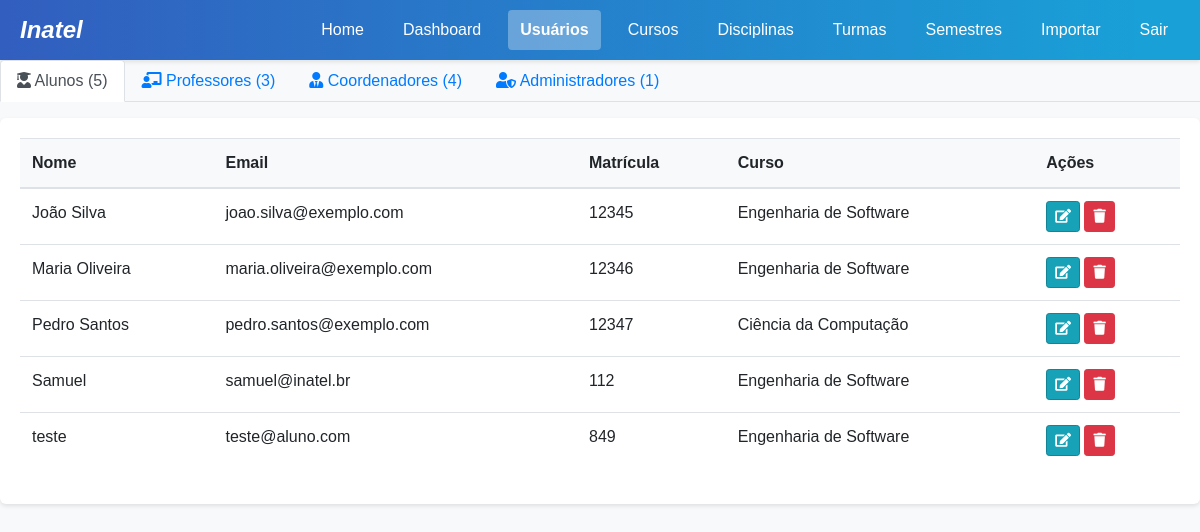
Page /custom-admin/users/ (signed in) on the earlier database version.
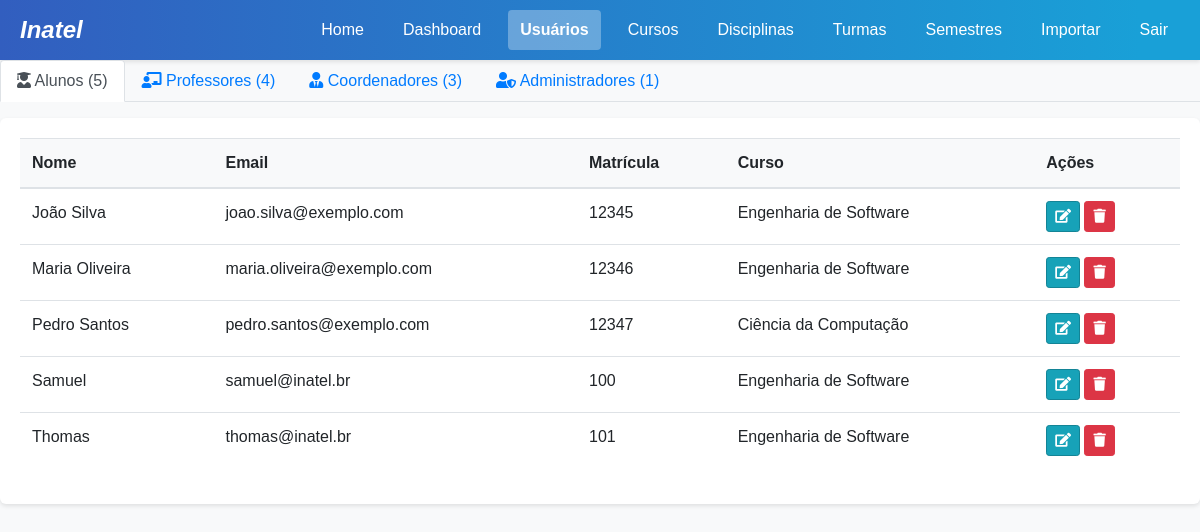
Same page on the later database version.
### project/models.py (models this page shows, shortened)
class Aluno(models.Model):
    idAluno = models.AutoField(primary_key=True)
    nomeAluno = models.CharField(max_length=100)
    emailAluno = models.EmailField(unique=True)
    senhaAluno = models.CharField(max_length=100)
    matricula = models.CharField(max_length=20, unique=True)
    curso = models.ForeignKey(Curso, on_delete=models.CASCADE, related_name='alunos')
    reset_token = models.CharField(max_length=100, null=True, blank=True)

class Curso(models.Model):
    id = models.AutoField(primary_key=True)
    nome = models.CharField(max_length=100)

### project/views.py (the view)
    def wrapper(request, *args, **kwargs):
        if "user_type" not in request.session or "user_id" not in request.session:
            messages.error(
                request, "Você precisa estar logado para acessar esta página."
            )
            return redirect("login")
        user_type = request.session["user_type"]
        user_id = request.session["user_id"]
        try:
            if user_type == "aluno":
                Aluno.objects.get(idAluno=user_id)
            elif user_type == "professor":
                Professor.objects.get(idProfessor=user_id)
            elif user_type == "coordenador":
                Coordenador.objects.get(id=user_id)
            elif user_type == "admin":
                from .models import Admin
                Admin.objects.get(id=user_id)
            else:
                messages.error(request, "Tipo de usuário não reconhecido.")
                request.session.flush()
                return redirect("login")
        except Exception:
            messages.error(
                request,
                "Sua sessão expirou ou é inválida. Por favor, faça login novamente.",
            )
            request.session.flush()
            return redirect("login")
        return view_func(request, *args, **kwargs)

### project/context_processors.py (called while the page is built)
def user_data(request):
    context = {
        'user_type': request.session.get('user_type'),
        'user_id': request.session.get('user_id'),
        'username': request.session.get('username'),
    }
    if 'user_type' in request.session:
        notificacoes = obter_notificacoes_usuario(request)
        context['notificacoes_nao_lidas'] = notificacoes.filter(lida=False)
        context['notificacoes_count'] = context['notificacoes_nao_lidas'].count()
    return context

### project/utils.py (called while the page is built)
def obter_notificacoes_usuario(request):
    from .models import Notificacao, Aluno, Professor, Coordenador, Admin
    user_type = request.session.get('user_type')
    user_id = request.session.get('user_id')
    if not user_type or not user_id:
        return Notificacao.objects.none()
    if user_type == 'aluno':
        return Notificacao.objects.filter(aluno_id=user_id)
    elif user_type == 'professor':
        return Notificacao.objects.filter(professor_id=user_id)
    elif user_type == 'coordenador':
        return Notificacao.objects.filter(coordenador_id=user_id)
    elif user_type == 'admin':
        return Notificacao.objects.filter(admin_id=user_id)
    return Notificacao.objects.none()

### project/templates/admin/users.html (shortened to what this page needs)
<!DOCTYPE html>
<html lang="pt-br">
<head>
    {% load static %}
    <link rel="stylesheet" href="https://stackpath.bootstrapcdn.com/bootstrap/4.5.2/css/bootstrap.min.css">
    <link rel="stylesheet" href="{% static 'css/main.css' %}">
    <link rel="stylesheet" href="https://cdnjs.cloudflare.com/ajax/libs/font-awesome/5.15.3/css/all.min.css">
</head>
<body>
    {% include '_header.html' %}
        <ul class="nav nav-tabs" id="usersTabs" role="tablist">
            <li class="nav-item">
                <a class="nav-link active" id="alunos-tab" data-toggle="tab" href="#alunos" role="tab">
                    <i class="fas fa-user-graduate"></i> Alunos ({{ alunos.count }})
                </a>
            </li>
            <li class="nav-item">
                <a class="nav-link" id="professores-tab" data-toggle="tab" href="#professores" role="tab">
                    <i class="fas fa-chalkboard-teacher"></i> Professores ({{ professores.count }})
                </a>
            </li>
            <li class="nav-item">
                <a class="nav-link" id="coordenadores-tab" data-toggle="tab" href="#coordenadores" role="tab">
                    <i class="fas fa-user-tie"></i> Coordenadores ({{ coordenadores.count }})
                </a>
            </li>
            <li class="nav-item">
                <a class="nav-link" id="admins-tab" data-toggle="tab" href="#admins" role="tab">
                    <i class="fas fa-user-shield"></i> Administradores ({{ admins.count }})
                </a>
            </li>
        </ul>
        <div class="tab-content" id="usersTabContent">
            <div class="tab-pane fade show active" id="alunos" role="tabpanel">
                <div class="card mt-3">
                    <div class="card-body">
                        <div class="table-responsive">
                            <table class="table table-hover">
                                <thead>
                                    <tr>
                                        <th>Nome</th>
                                        <th>Email</th>
                                        <th>Matrícula</th>
                                        <th>Curso</th>
                                        <th>Ações</th>
                                    </tr>
                                </thead>
                                <tbody>
                                    {% for aluno in alunos %}
                                        <tr>
                                            <td>{{ aluno.nomeAluno }}</td>
                                            <td>{{ aluno.emailAluno }}</td>
                                            <td>{{ aluno.matricula }}</td>
                                            <td>{{ aluno.curso.nome }}</td>
                                            <td>
                                                <a href="{% url 'admin_edit_user' 'aluno' aluno.idAluno %}" class="btn btn-sm btn-info">
                                                    <i class="fas fa-edit"></i>
                                                </a>
                                                <button type="button" class="btn btn-sm btn-danger" data-toggle="modal" data-target="#deleteModal"
                                                        data-user-id="{{ aluno.idAluno }}" data-user-name="{{ aluno.nomeAluno }}" data-user-role="aluno">
                                                    <i class="fas fa-trash"></i>
                                                </button>
                                            </td>
                                        </tr>
                                    {% empty %}
                                        <tr>
                                            <td colspan="5" class="text-center">Nenhum aluno cadastrado.</td>
                                        </tr>
                                    {% endfor %}
                                </tbody>
                            </table>
                        </div>
                    </div>
                </div>
            </div>
        </div>
</body>
</html>

Differences in the rows shown:
changed Aluno "Samuel": matricula "112" → "100"
changed Aluno: nomeAluno "teste" → "Thomas"; emailAluno "teste@aluno.com" → "thomas@inatel.br"; matricula "849" → "101"
Other differences:
{{ professores.count }}: "3" → "4"
{{ coordenadores.count }}: "4" → "3"
